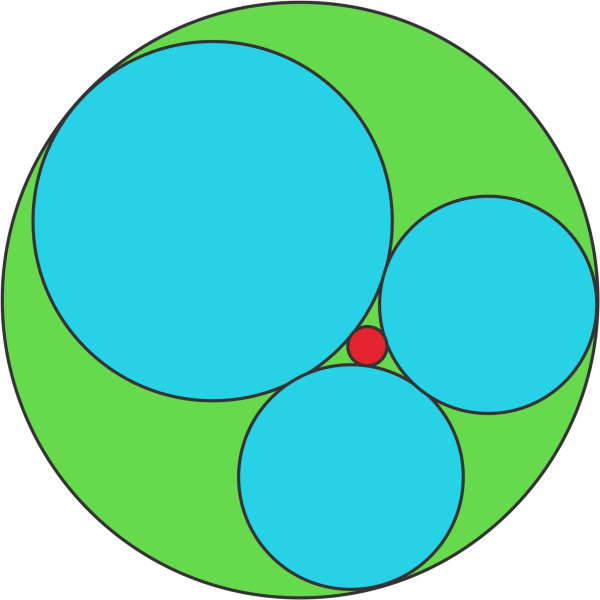
#> input picture TestPrograms/Vision/test.jpg, 1200 x 1200 px, found by its file name (shown at 1/2 size)
$ python circle_detection.py
#> lines starting #> are read from the running program, lines starting #| are printed output that depends on the picture

import cv2
import numpy as np
import os

os.system("raspistill -t 1000 -vf -n -hf -o test.jpg -w 640 -h 480 -q 50")

img = cv2.imread('test.jpg', 0)
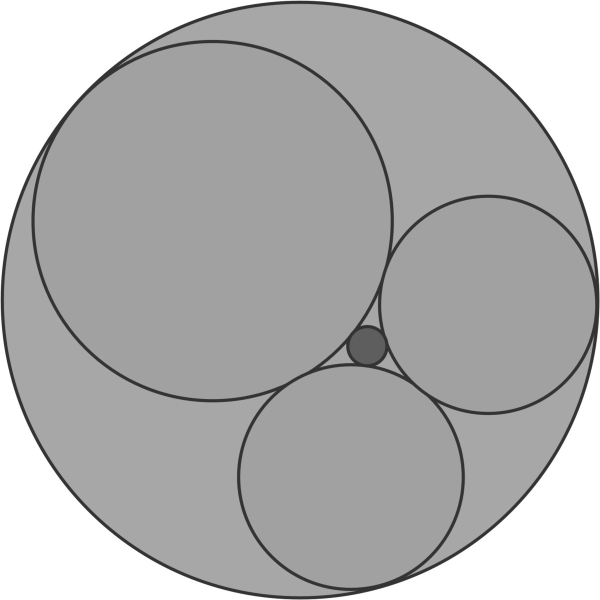
#> img: shape (1200, 1200) (shown at 1/2 size); min 37, max 255, mean 178.7
img_height, img_width = img.shape
#> img_height = 1200; img_width = 1200
img = cv2.medianBlur(img, 5)
cimg = cv2.cvtColor(img, cv2.COLOR_GRAY2BGR)

circles = cv2.HoughCircles(img, cv2.HOUGH_GRADIENT, 1, 20, param1=50,
                           param2=40, minRadius=10, maxRadius=50)
#> circles = [[734.5, 692.5, 35.7]]

apple = 0
lamp = 0

circles = np.uint16(np.around(circles))
#> circles = [[734, 692, 36]]

for i in circles[0, :]:
    cv2.circle(cimg, (i[0], i[1]), i[2], (0, 255, 0), 2)

    cv2.circle(cimg, (i[0], i[1]), 2, (0, 0, 255), 3)

    cv2.circle(cimg, (int(img_width/2), int(img_height/2)), 2, (255, 0, 0), 3)

    apple = i[0]
    lamp = i[1]

    cv2.arrowedLine(cimg, (int(img_width/2), int(img_height/2)), (apple, lamp), (0, 89, 217), 2)

    print(apple, ",", lamp)
#> this loop made 1 pass
#> (i, apple, lamp) on pass 1: ([734, 692, 36], 734, 692)
#| 734 , 692
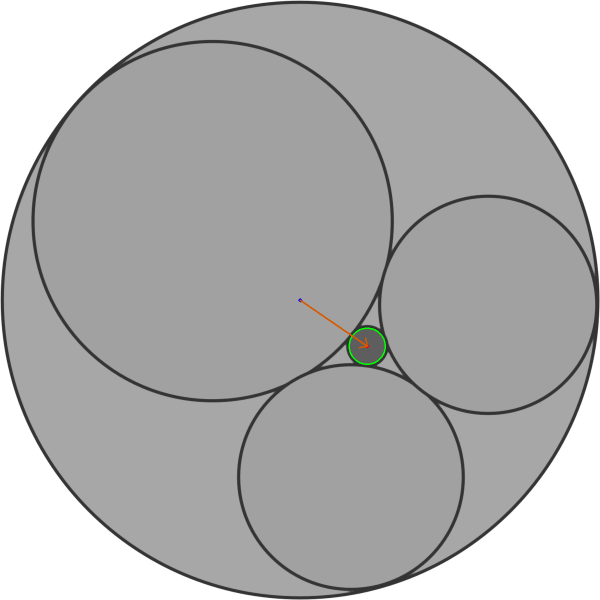
#> cimg: shape (1200, 1200, 3) (shown at 1/2 size); mean B, G, R 178.6, 178.7, 178.7

cv2.imwrite('test_pic_edited.jpg', cimg)

cv2.imshow('detected circles', cimg)

cv2.waitKey(0)

cv2.destroyAllWindows()
